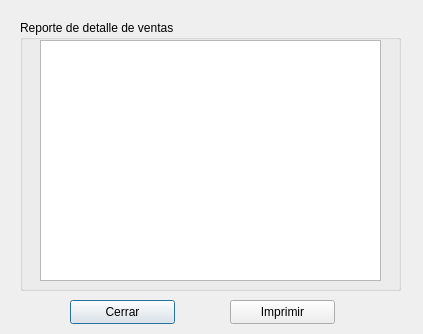
<?xml version="1.0" encoding="UTF-8"?>
<ui version="4.0">
 <class>rgventa</class>
 <widget class="QDialog" name="rgventa">
  <property name="geometry">
   <rect>
    <x>0</x>
    <y>0</y>
    <width>423</width>
    <height>334</height>
   </rect>
  </property>
  <property name="windowTitle">
   <string>Dialog</string>
  </property>
  <widget class="QPushButton" name="cerrar">
   <property name="geometry">
    <rect>
     <x>70</x>
     <y>300</y>
     <width>105</width>
     <height>24</height>
    </rect>
   </property>
   <property name="text">
    <string>Cerrar</string>
   </property>
   <property name="icon">
    <iconset resource="pandasoft.qrc">
     <normaloff>:/images/dialog-close.png</normaloff>:/images/dialog-close.png</iconset>
   </property>
  </widget>
  <widget class="QPushButton" name="print">
   <property name="geometry">
    <rect>
     <x>230</x>
     <y>300</y>
     <width>105</width>
     <height>24</height>
    </rect>
   </property>
   <property name="text">
    <string>Imprimir</string>
   </property>
   <property name="icon">
    <iconset resource="pandasoft.qrc">
     <normaloff>:/images/document-print-preview.png</normaloff>:/images/document-print-preview.png</iconset>
   </property>
  </widget>
  <widget class="QGroupBox" name="groupBox">
   <property name="geometry">
    <rect>
     <x>20</x>
     <y>20</y>
     <width>381</width>
     <height>271</height>
    </rect>
   </property>
   <property name="title">
    <string>Reporte de detalle de ventas</string>
   </property>
   <widget class="QTableView" name="lista">
    <property name="geometry">
     <rect>
      <x>20</x>
      <y>20</y>
      <width>341</width>
      <height>241</height>
     </rect>
    </property>
   </widget>
  </widget>
 </widget>
 <resources>
  <include location="pandasoft.qrc"/>
 </resources>
 <connections>
  <connection>
   <sender>cerrar</sender>
   <signal>clicked()</signal>
   <receiver>rgventa</receiver>
   <slot>reject()</slot>
   <hints>
    <hint type="sourcelabel">
     <x>103</x>
     <y>309</y>
    </hint>
    <hint type="destinationlabel">
     <x>36</x>
     <y>309</y>
    </hint>
   </hints>
  </connection>
 </connections>
</ui>
